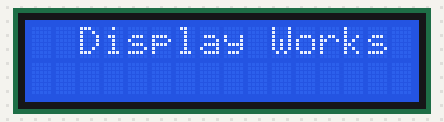
A program run on a simulated Raspberry Pi Pico running MicroPython. Shown: 16×2 character LCD. At 11.2 s the program stops and its outputs stay as they are.

Above: at 0.1 s.
At 5.2 s:
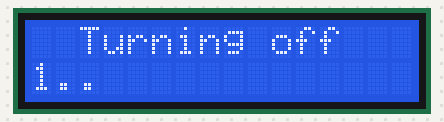
At 7.2 s:
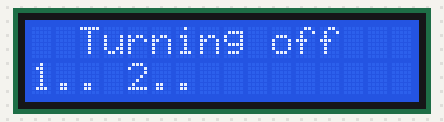
At 9.2 s:
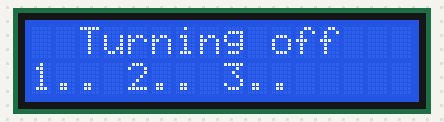

The program:

display_test.py
```python
import sys
import os

# Add a directory to sys.path
sys.path.append("/display")

from pico_i2c_lcd import I2cLcd
from machine import I2C
from machine import Pin
import utime as time


i2c = I2C(id=0,scl=Pin(1),sda=Pin(0),freq=100000)
lcd = I2cLcd(i2c, 0x27, 2, 16)

# lcd.move_to(x,y)
lcd.move_to(2,0)
lcd.putstr('Display Works')
time.sleep(5)
lcd.clear()
lcd.move_to(2,0)
lcd.putstr('Turning off')
lcd.move_to(0,1)
for count in range(1,4):
    lcd.putstr(f'{count}.. ')
    cursor=count*4
    lcd.move_to(cursor, 1)
    time.sleep(2)

lcd.clear()
lcd.backlight_off()
lcd.display_off()
```

Measured:
- what the display in image 0 shows lasts 5.0 s, from 0.1 s to 5.1 s
- what the display in image 1 shows lasts 2.0 s, from 5.1 s to 7.1 s
